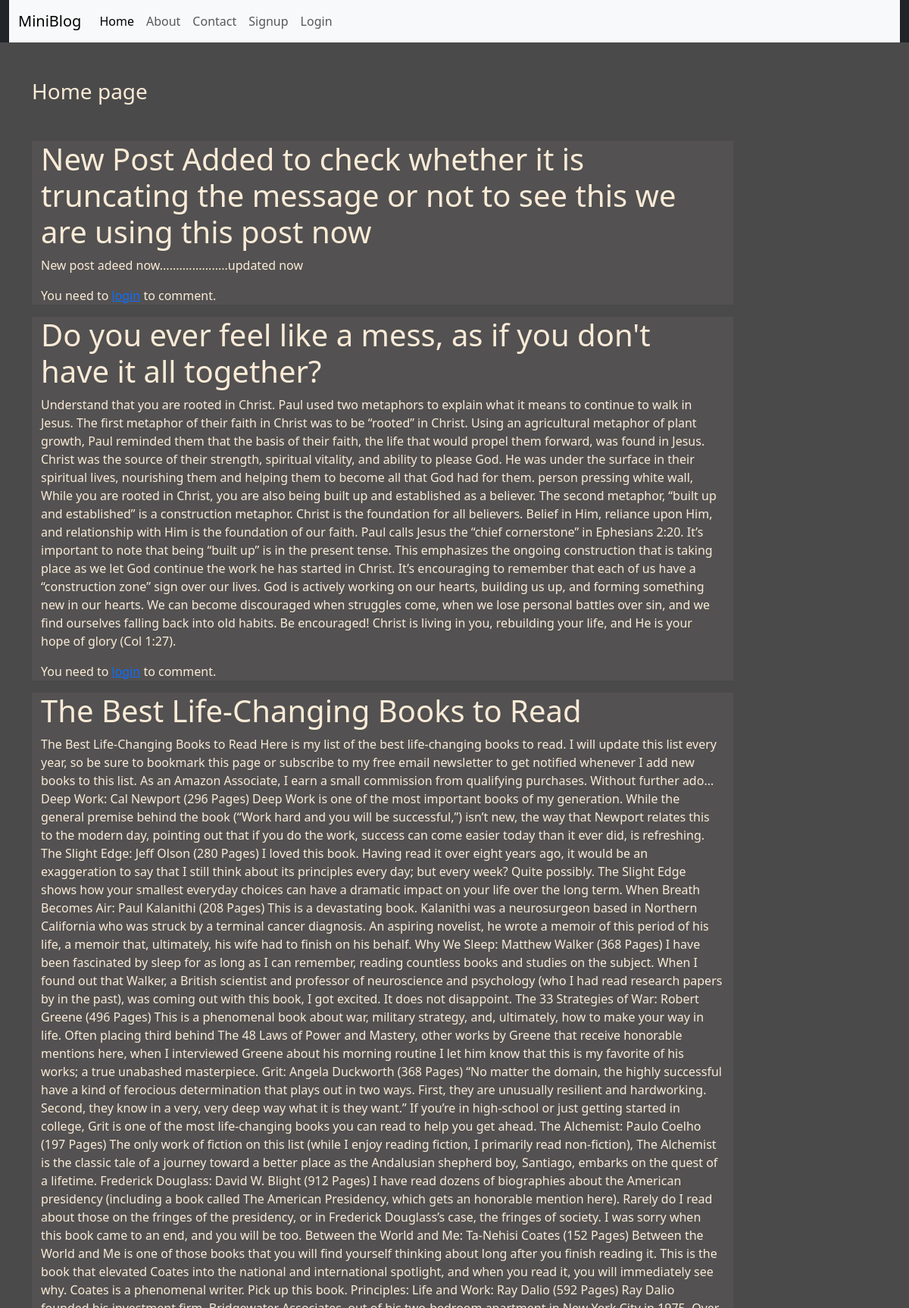
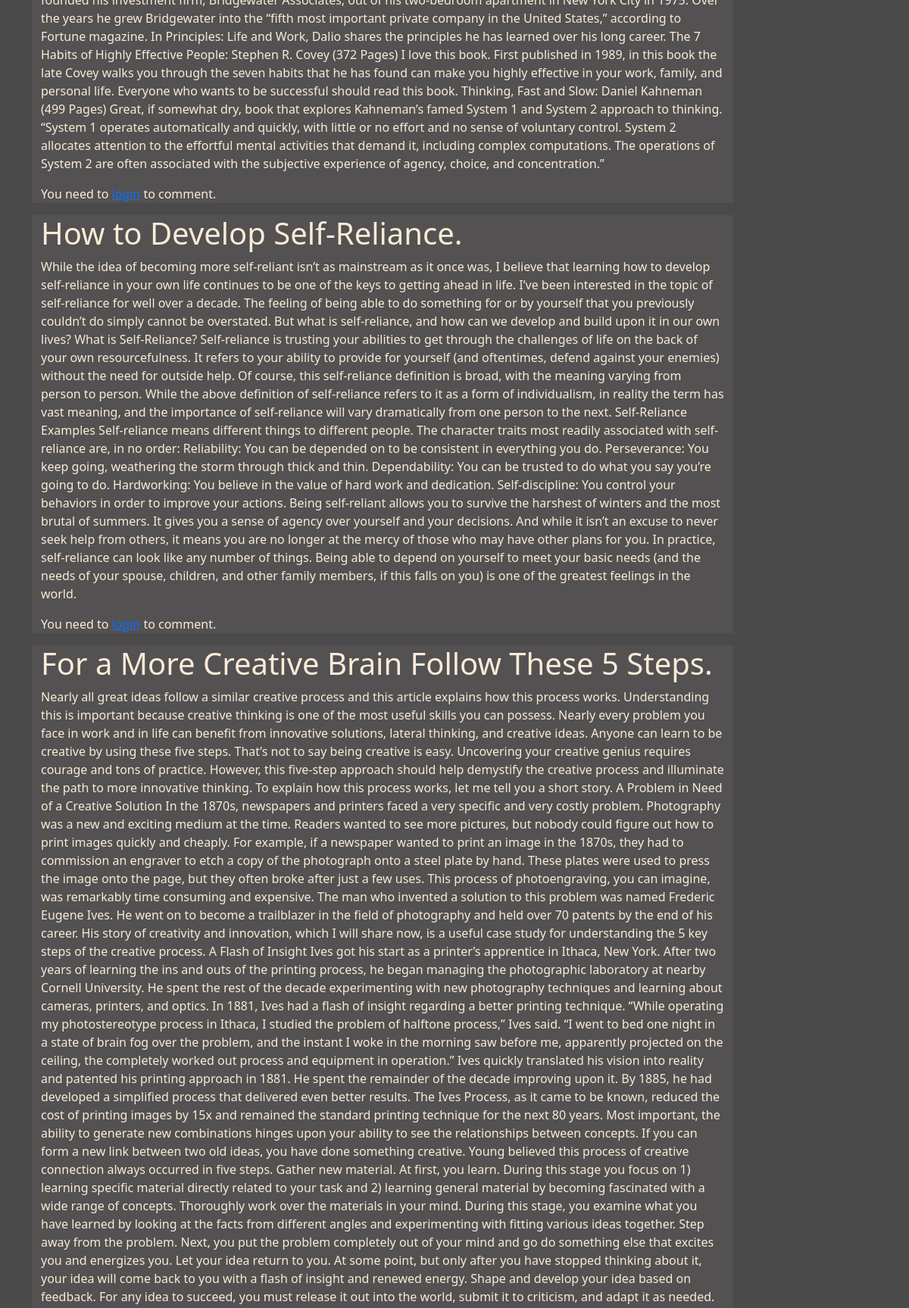
The page / (upper part) on the database its author committed (2 pictures, top to bottom).
### blog/models.py (models this page shows)
class Post(models.Model):
    STATUS_CHOICES = (
        ("ongoing", "Ongoing"),
        ("ended", "Ended"),
    )
    title = models.CharField(max_length=200)
    description = models.TextField()
    timestamp = models.DateTimeField(default=timezone.now)
    status = models.CharField(max_length=10, choices=STATUS_CHOICES, default="ongoing")

### blog/views.py (the view)
# urls.py: path("", views.home),
def home(request):
    logger.info(
        f"User {request.user.username} is authenticated and trying to add a post."
    )
    try:
        posts = Post.objects.all().order_by("-timestamp")
        logger.debug(f"Successfully retrieved {posts.count()} posts from the database.")
    except Exception as e:
        logger.error(f"An error occurred while retrieving blog posts:{str(e)}")
    return render(request, "blog/home.html", {"posts": posts})

### blog/templates/blog/home.html (shortened to what this page needs)
{% extends 'blog/base.html' %}
{% load static %}
{% block content %}
    <div class="col-sm-10">
        <h3 class="my-5">Home page</h3>
        <div id="post-list">
            {% for post in posts %}
                <div class="jumbotron jumbotron-fluid jumbo-color" id="post-{{ post.id }}">
                    <div class="container">
                        <h3 class="display-6 font-weight-bold">{{ post.title }}</h3>
                        <p>{{ post.description }}</p>
                        {% if user.is_authenticated %}
                        <a href="#" class="toggle-comment-form" data-post-id="{{ post.id }}">View/Add Comment</a>
                        <div id="comment-form-container-{{ post.id }}" style="display: none;">
                            <form id="comment-form-{{ post.id }}" class="comment-form" data-post-id="{{ post.id }}" data-user-id="{{ user.id }}">
                                {% csrf_token %}
                                <textarea name="content" rows="2" placeholder="Add a comment..."></textarea><br>
                                <button type="submit">Add Comment</button>
                            </form>
                            <div id="comment-section-{{ post.id }}">
                                {% for comment in post.comments.all|slice:":3" %}
                                    <div class="comment">
                                        <strong>{{ comment.user }}</strong>: {{ comment.content }}<br>
                                        <small>{{ comment.timestamp }}</small>
                                    </div>
                                {% empty %}
                                    <p>No comments yet.</p>
                                {% endfor %}
                                {% if post.comments.count > 3 %}
                                <a href="#" class="show-all-comments" data-post-id="{{ post.id }}">Show All Comments</a>
                                {% endif %}
                            </div>
                        </div>
                        {% else %}
                        <p>You need to <a href="{% url 'login' %}">login</a> to comment.</p>
                        {% endif %}
                    </div>
                </div>
            {% endfor %}
        </div>
    </div>
{% endblock content %}

### blog/templates/blog/base.html (shortened to what this page needs)
<!DOCTYPE html>
{% load static %}
<html lang="en">
<head>
    <link rel="stylesheet" href="{% static 'blog/css/bootstrap.css' %}">
    <link rel="stylesheet" href="{% static 'blog/css/style.css' %}">
</head>
<body>
    <div class="container-fluid bg-dark">
        {% include 'blog/navbar.html' %}
    </div>
    <div class="container">
        <div class="row">
            {% block content %}
            {% endblock content %}
        </div>
    </div>
</body>
</html>

### blog/templates/blog/navbar.html (shortened to what this page needs)
<nav class="navbar navbar-expand-lg bg-body-tertiary">
  <div class="container-fluid">
      <a class="navbar-brand" href="#">MiniBlog</a>
      <div class="collapse navbar-collapse" id="navbarNav">
          <ul class="navbar-nav">
              <li class="nav-item">
                  <a class="nav-link active" aria-current="page" href="/">Home</a>
              </li>
              <li class="nav-item">
                  <a class="nav-link" href="{% url 'about' %}">About</a>
              </li>
              <li class="nav-item">
                  <a class="nav-link" href="{% url 'contact' %}">Contact</a>
              </li>
            {% if request.user.is_authenticated %}
                <li class="nav-item">
                    <a class="nav-link" href="{% url 'dashboard' %}">Dashboard</a>
                </li>
                <li class="nav-item">
                    <a class="nav-link" href="{% url 'logout' %}">Logout</a>
                </li>
            {% else %}
              <li class="nav-item">
                  <a class="nav-link" href="{% url 'signup' %}">Signup</a>
              </li>
              <li class="nav-item">
                  <a class="nav-link" href="{% url 'login' %}">Login</a>
              </li>
            {% endif %}
          </ul>
      </div>
  </div>
</nav>

### blog/static/blog/css/style.css (style rules this page uses)
body { background-color: rgb(75, 74, 74); color:antiquewhite; }
.jumbo-color { background-color: rgb(83, 81, 81); }

### rows shown on the page
Post: title "New Post Added to check whether it is truncating the message or not to see this we are using this post now", description "New post adeed now.....................updated now", shows "You need to"
Post: title "Do you ever feel like a mess, as if you don't have it all together?", description "Understand that you are rooted in Christ. Paul used two metaphors to explain what it means to continue to walk in Jesus. The first metaphor of their faith in Christ was to be “rooted” in Christ. Using an agricultural metaphor of plant growth, Paul reminded them that the basis of their faith, the life that would propel them forward, was found in Jesus. Christ was the source of their strength, spiritual vitality, and ability to please God. He was under the surface in their spiritual lives, nourishing them and helping them to become all that God had for them. person pressing white wall, While you are rooted in Christ, you are also being built up and established as a believer. The second…", shows "You need to"
Post: title "The Best Life-Changing Books to Read", description "The Best Life-Changing Books to Read Here is my list of the best life-changing books to read. I will update this list every year, so be sure to bookmark this page or subscribe to my free email newsletter to get notified whenever I add new books to this list. As an Amazon Associate, I earn a small commission from qualifying purchases. Without further ado... Deep Work: Cal Newport (296 Pages) Deep Work is one of the most important books of my generation. While the general premise behind the book (“Work hard and you will be successful,”) isn’t new, the way that Newport relates this to the modern day, pointing out that if you do the work, success can come easier today than it ever did, is…", shows "You need to"
Post: title "How to Develop Self-Reliance.", description "While the idea of becoming more self-reliant isn’t as mainstream as it once was, I believe that learning how to develop self-reliance in your own life continues to be one of the keys to getting ahead in life. I’ve been interested in the topic of self-reliance for well over a decade. The feeling of being able to do something for or by yourself that you previously couldn’t do simply cannot be overstated. But what is self-reliance, and how can we develop and build upon it in our own lives? What is Self-Reliance? Self-reliance is trusting your abilities to get through the challenges of life on the back of your own resourcefulness. It refers to your ability to provide for yourself (and…", shows "You need to"
Post: title "For a More Creative Brain Follow These 5 Steps.", description "Nearly all great ideas follow a similar creative process and this article explains how this process works. Understanding this is important because creative thinking is one of the most useful skills you can possess. Nearly every problem you face in work and in life can benefit from innovative solutions, lateral thinking, and creative ideas. Anyone can learn to be creative by using these five steps. That’s not to say being creative is easy. Uncovering your creative genius requires courage and tons of practice. However, this five-step approach should help demystify the creative process and illuminate the path to more innovative thinking. To explain how this process works, let me tell you a…"
